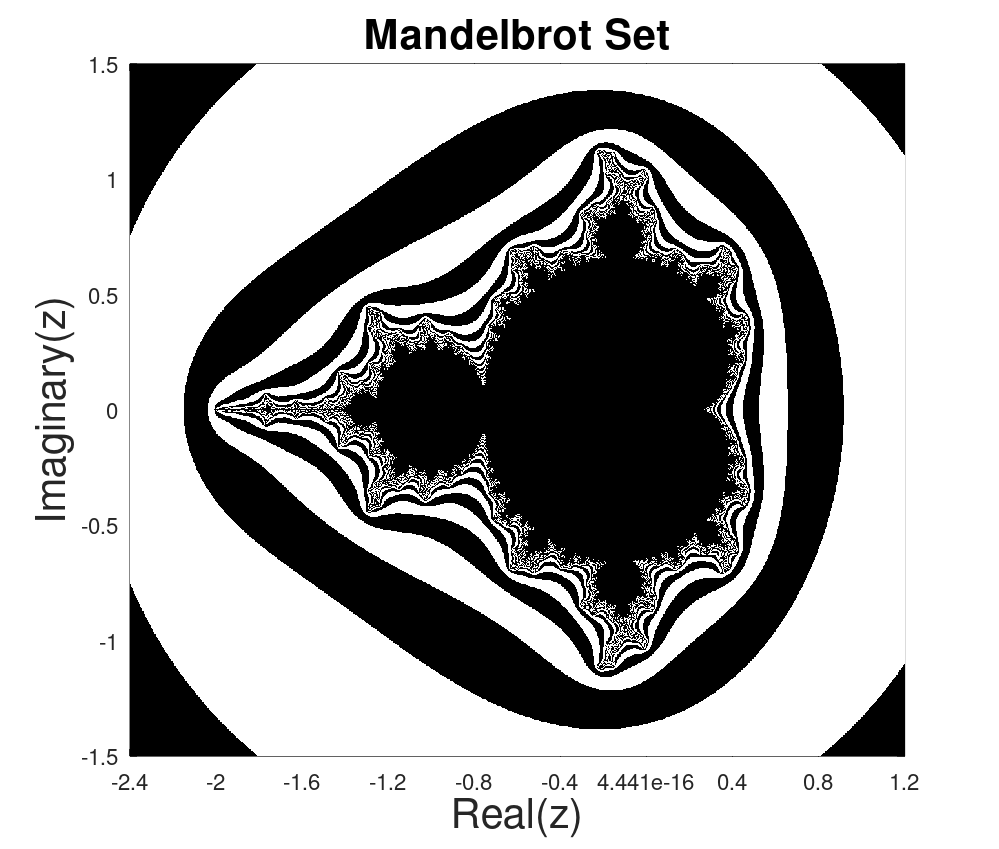
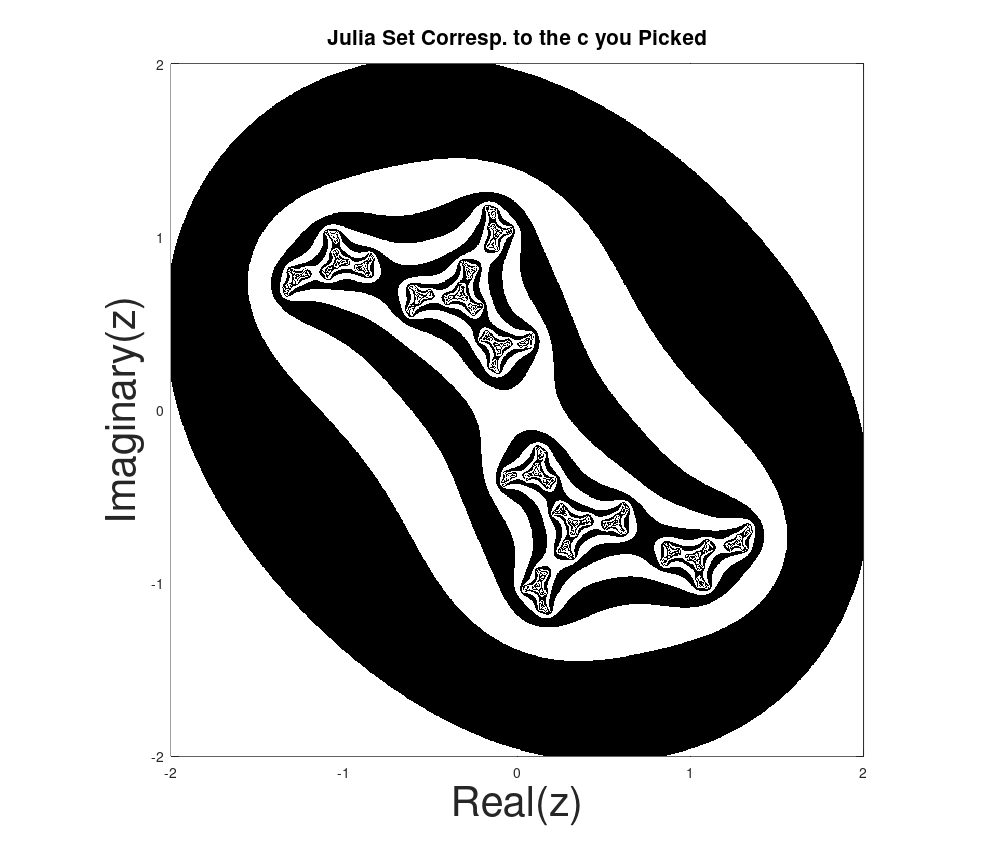

Recreate these plots in MATLAB, in order. (Note: this script raises an error after producing the figures.)
%% Plot the Mandelbrot set and Julia Set with interactive orbit generation
%% Not commented particularly well
%% Chris Danforth 2/28/07

clear all
close all

%% first the mandelbrot set
Nmax = 30; 
scale = 0.003;
%scale = 0.01;
xmin = -2.4; xmax  = 1.2;
ymin = -1.5; ymax  = 1.5;

disp('Be patient, I am working')

%% Generate x and y coordinates and z complex values
[x,y]=meshgrid(xmin:scale:xmax,ymin:scale:ymax);
z = x+1i*y;

%% Generate w accumulation matrix and k counting matrix
w = zeros(size(z));
k = zeros(size(z));

N = 0;
while N<Nmax & ~all(k(:))
    w = w.^2+z;
    N = N+1;
    k(~k & abs(w)>4) = N;
end
k(k==0) = Nmax;
figure
s = pcolor(x, y, mod(k, 2));
colormap([0 0 0;1 1 1])
set(s,'edgecolor','none')
axis([xmin xmax -ymax ymax])
fsize=16;
fsizea=30;
set(gca,'xtick',[xmin:0.4:xmax],'FontSize',fsize)
set(gca,'ytick',[-ymax:0.5:ymax],'FontSize',fsize)
xlabel('Real(z)','FontSize',fsizea)
ylabel('Imaginary(z)','FontSize',fsizea)
title('Mandelbrot Set','FontSize',fsizea)
rect = [0,30,1000,850];
%rect = [0,30,560*1.0,560*0.8];
%rect = [0,0,560*1.0,560*0.8];
set(gcf,'Position',rect);
set(gcf,'PaperPositionMode','auto');   


% now the julia set
disp('Click on a point and              THEN PRESS ENTER'); pause(1)
disp('The point you choose will define c in the map f(z) = z^2 + c'); pause(1)
disp('Hint:  A point /inside/ the set will result in more interesting stuff'); pause(1)
disp('Another Hint:  Try different /lobes/ around the main lobe')
[xup,yup] = ginput;
c = complex(0,1.1);
%c = complex(0.32,0.043);		% interesting period 11 sink
disp(sprintf('You chose c = %0.3f + %0.3fi',xup,yup)); pause(1)
disp('Be patient, I am working')

Nmax = 50; 
%scale = 0.001;
scale = 0.003;
xmin = -2; xmax  = 2;
ymin = -2; ymax  = 2;

% Generate x and y coordinates and z complex values
[x,y]=meshgrid(xmin:scale:xmax,ymin:scale:ymax);
z = x+1i*y;

% Generate w accumulation matrix and k counting matrix
w = zeros(size(z));
k = zeros(size(z));

N = 0;
while N<Nmax & ~all(k(:))
    z = z.^2+c;
%    w = w.^2+c;
    N = N+1;
    k(~k & abs(z)>4) = N;
%    k(~k & abs(w)>4) = N;
end
k(k==0) = Nmax;
figure
s = pcolor(x, y, mod(k, 2));
colormap([0 0 0;1 1 1])
set(s,'edgecolor','none')
axis([xmin xmax -ymax ymax])
fsize=16;
fsizea=30;
%set(gca,'xtick',[xmin:0.4:xmax],'FontSize',fsize)
%set(gca,'ytick',[-ymax:0.5:ymax],'FontSize',fsize)
xlabel('Real(z)','FontSize',fsizea)
ylabel('Imaginary(z)','FontSize',fsizea)
axis square
title('Julia Set Corresp. to the c you Picked','FontSize',fsizea/2)
rect = [0 rect(2)+10 rect(3) rect(4)];
set(gcf,'Position',rect);
set(gcf,'PaperPositionMode','auto');   

hold on
iterates = 200;		% how many times we iterate the orbit
lag = 15;		% how many iterates are plotted on figure

disp('Pick an initial condition in the Juila Set figure and PRESS ENTER'); pause(1)
disp('Again, a point in the /inside/ of the set will result in more interesting behavior');

[xup,yup] = ginput;
orbit = complex(xup,yup);
disp(sprintf('You chose z = %0.3f + %0.3fi',xup,yup))
disp('Now we will iterate the map f starting with this z')

  for j = 1:iterates
    if mod(j,5) == 0
      disp(sprintf('Iterate %s',int2str(j)))
    end
    if j == 16
      disp('Removing Old Iterates')
    end
    orbit
    orbit = orbit.^2+c;
    h(j)=plot(orbit,'r+','MarkerSize',20);
    if j > lag
      delete(h(j-lag))
    end
    pause(.02)
  end
  disp(''); pause(3)
  disp('What period do you think your point falls in?')
  disp(''); pause(3)
  disp('All points in the interior of the Julia set are attracted to the same sink')
  disp(''); pause(3)
  disp('All points outside are attracted to infinity')
  disp(''); pause(3)
  disp('Press enter to try again')
  pause
  disp('Starting again'); disp(' '); disp(' ');
  for j = iterates-lag+1:iterates
    delete(h(j))
  end
  clear all
  close all
  mandelbrot_points
